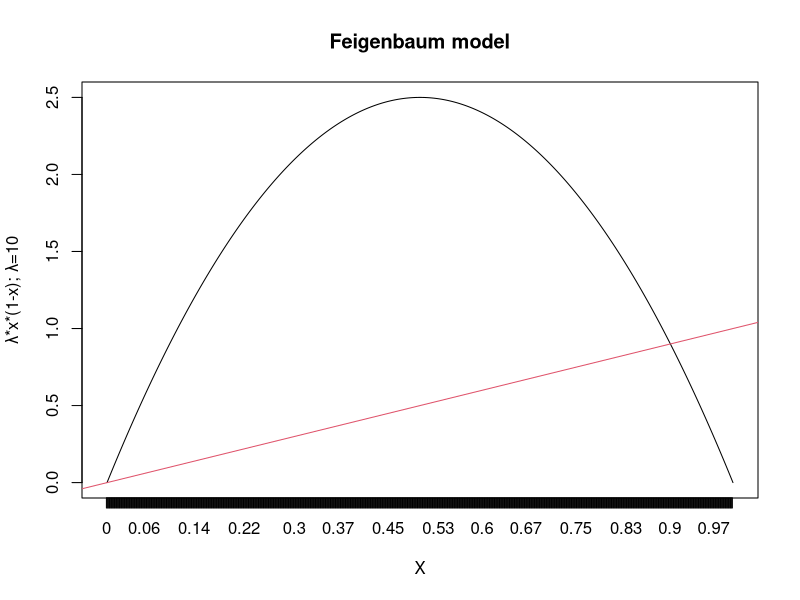

R code for this plot:
# Title     : Feigenbaum model
# Objective : make a Feigenbaum model plot
# Created by: Serhii Polishchuk
# Created on: 9/18/18

x <- seq(0, 1, by=0.001)

Fg <- function(λ = 1, x) {
    return (λ*x*(1-x))
}

buildFg <- function(λ = 1) {
    plot(Fg(λ, x), xaxt="n", type="l", main="Feigenbaum model", xlab="X", ylab=sprintf("λ*x*(1-x); λ=%s", λ))
    axis(1, at=0:1000, labels=x)
    abline(coef(line(x)), col=2)
}

buildFg(10)
